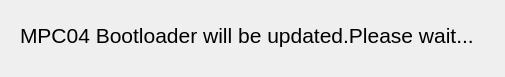
<?xml version="1.0" encoding="UTF-8"?>
<ui version="4.0">
 <class>Syn_UpdateFirmwareProcessDlg</class>
 <widget class="QWidget" name="Syn_UpdateFirmwareProcessDlg">
  <property name="windowModality">
   <enum>Qt::ApplicationModal</enum>
  </property>
  <property name="geometry">
   <rect>
    <x>0</x>
    <y>0</y>
    <width>505</width>
    <height>77</height>
   </rect>
  </property>
  <property name="windowTitle">
   <string>Update Firmware</string>
  </property>
  <widget class="QLabel" name="UpdateFirmwareLabel">
   <property name="geometry">
    <rect>
     <x>20</x>
     <y>20</y>
     <width>461</width>
     <height>31</height>
    </rect>
   </property>
   <property name="font">
    <font>
     <pointsize>16</pointsize>
    </font>
   </property>
   <property name="text">
    <string>MPC04 Bootloader will be updated.Please wait...</string>
   </property>
  </widget>
 </widget>
 <layoutdefault spacing="6" margin="11"/>
 <resources/>
 <connections/>
</ui>
